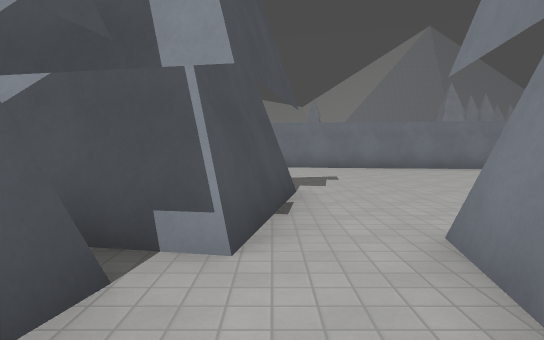
[1] (above)

24 first-person views from a walk through a level from a Godot 3-D game. The camera is 1.4 m above the floor, tilts 4° down and sees 75° across. The floor is counted in squares, 2 m on a side. Each view is taken from the middle of a square. On the plan, view 1 faces up. The plan holds only what a view shows up to about 11 squares ahead; the rest is blank. The place goes on beyond the plan. Surface patterns are stand-ins for the level's own textures.

[2]
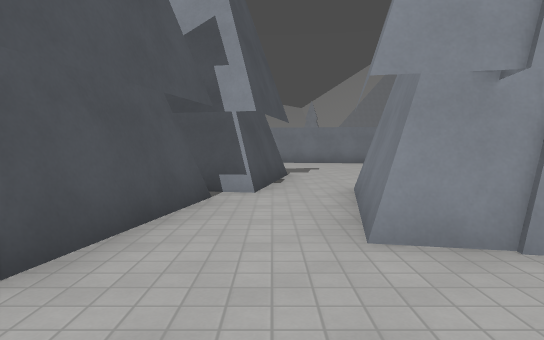

[3]
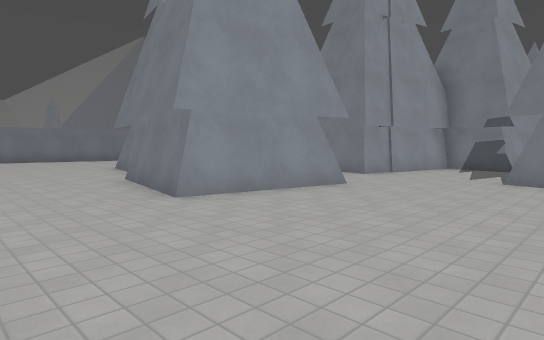

[4]
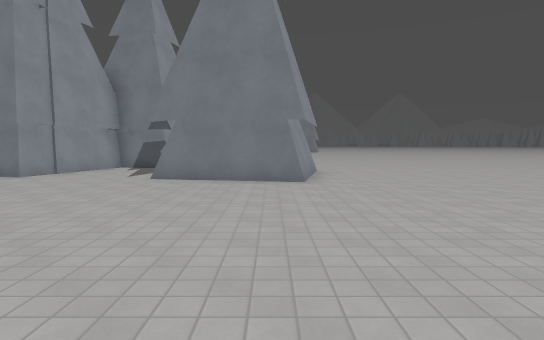

[5]
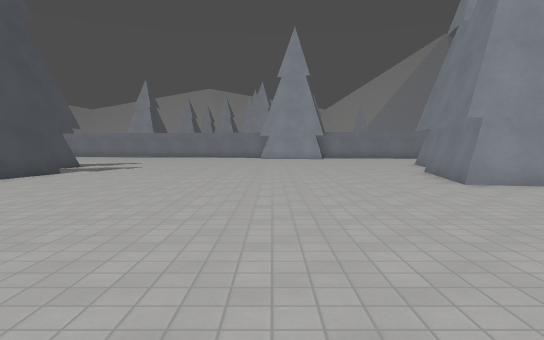

[6]
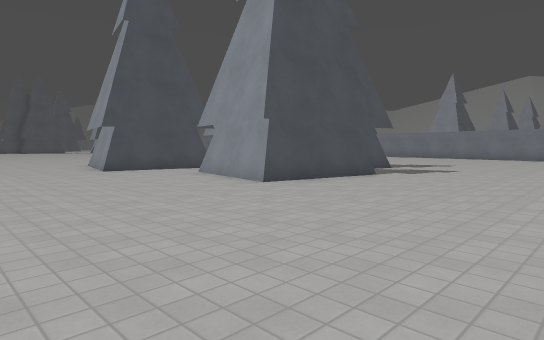

[7]
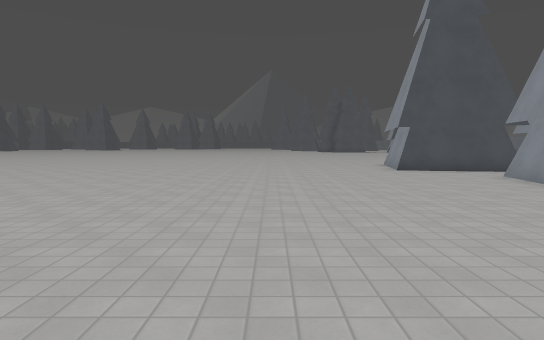

[8]
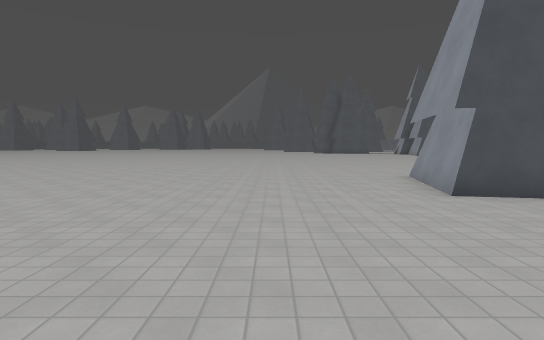

[9]
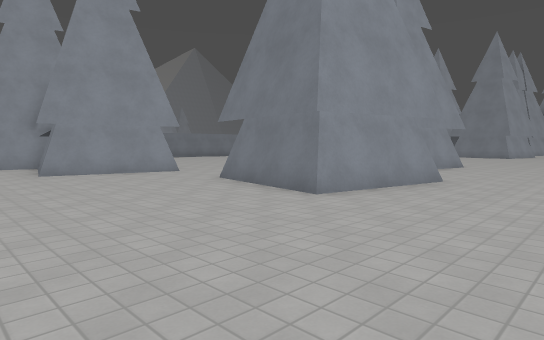

[10]
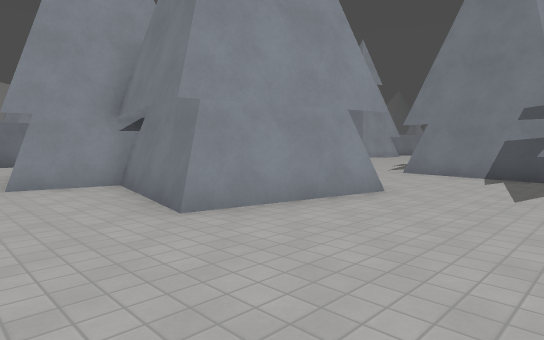

[11]
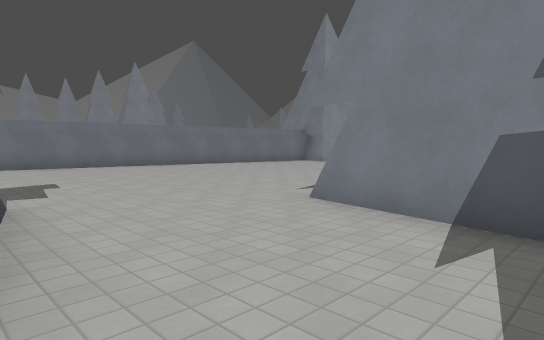

[12]
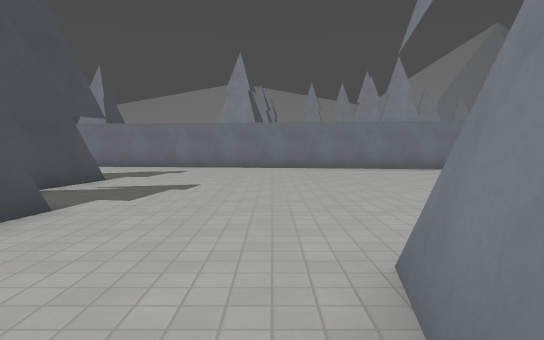

[13]
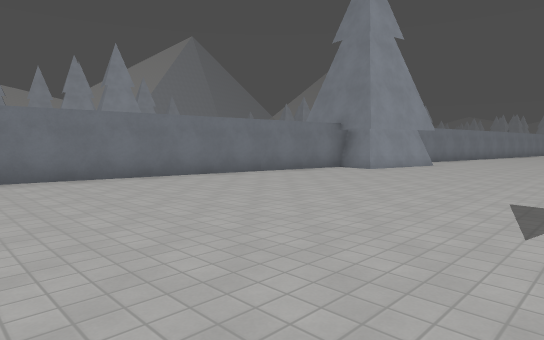

[14]
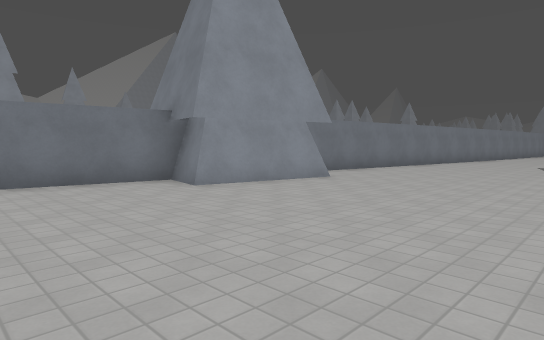

[15]
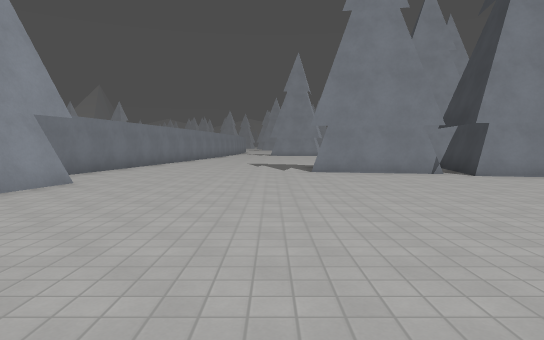

[16]
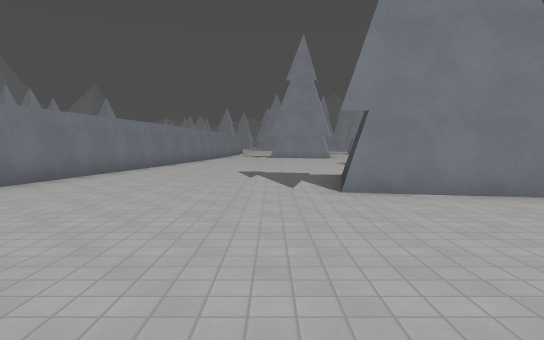

[17]
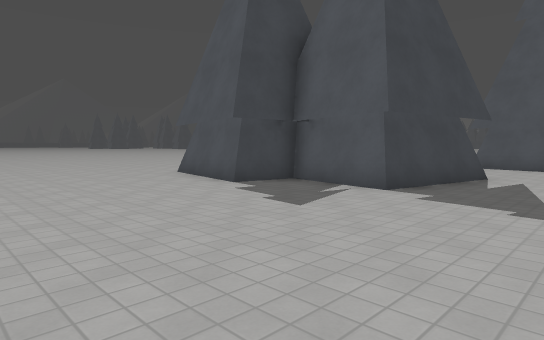

[18]
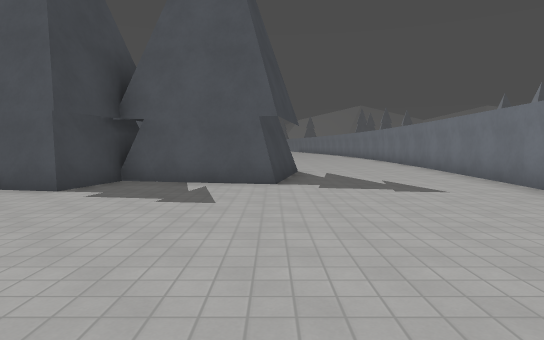

[19]
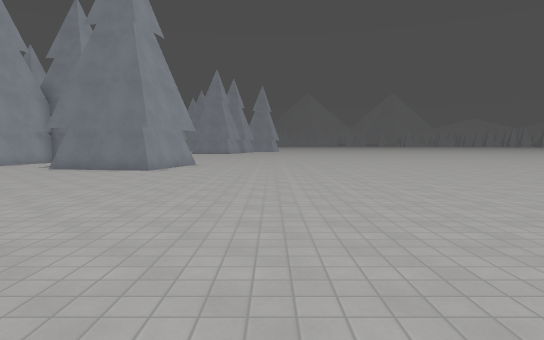

[20]
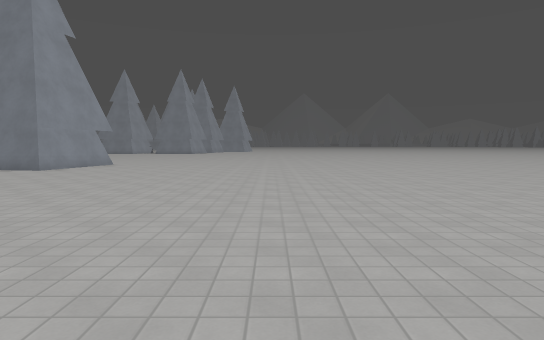

[21]
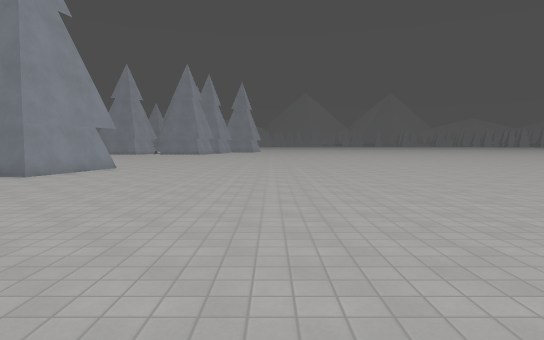

[22]
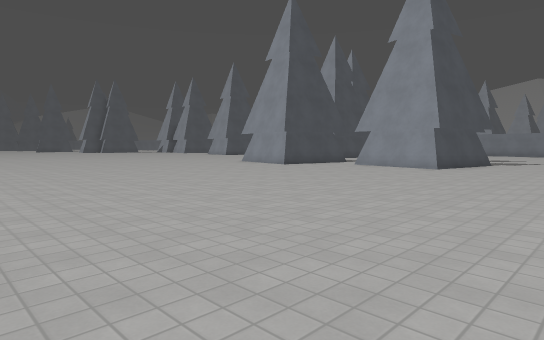

[23]
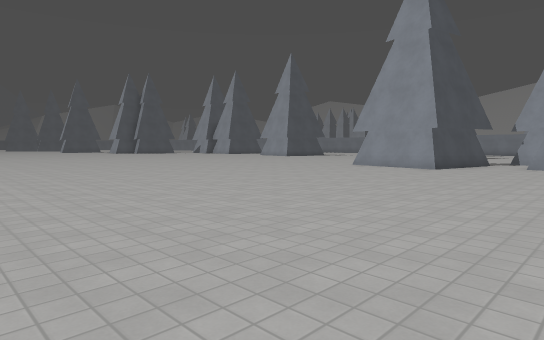

[24]
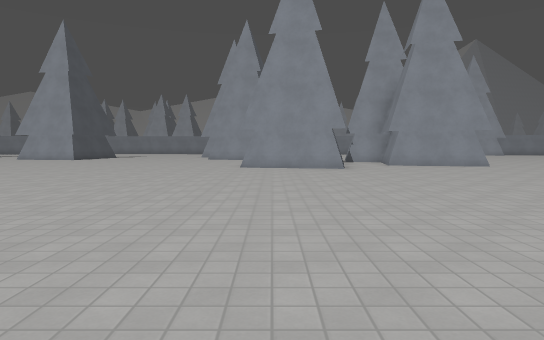

### Floor plan
Points are (right, up) in squares from view 1. A wall is a line through its corners. A room is listed if a view was taken in it or the views show most of it. See-through windows are left out.
Room 1 (view 1)
walls: (-1, 1.6) (-1.3, -0.3); (0.8, -0.5) (1.4, 2.6); (1.1, -0.5) (1.5, 1.6)
ways out: opening at (0.5, 1) to room 2
Room 2 (views 2, 3, 4, 5, 6, 7, 8, 9, 10, 11, 12, 13, 14, 15, 16, 17, 18, 19, 20, 21, 22, 23, 24)
walls: (-13.7, -1.3) (-16.6, -0.7); (-19, -2.4) (-21.6, -1.9); (-18.4, 0.6) (-18.9, -2.2) (-21, -1.8); (-17.7, 2.1) (-17.2, 4.8) (-14.3, 4.2) (-14.8, 2) (-13.4, 1.7) (-14, -1.3); (-21.7, -1.6) (-21.2, 1.2); (-3.3, 2.8) (-2.6, 5.8) (0.2, 5.3) (-0.4, 2.4); (-1.3, -0.3) (-1.5, -1.2) (-4.4, -0.7) (-3.9, 2.2) (-1, 1.6); (-21.1, 3.9) (-23.6, 4.4); (1.9, -0.5) (0.7, -0.3); (-23.9, 4.4) (-23.3, 7.3) (-25.1, 7.7); (2.8, -7.1) (-0.1, -6.5) (0.5, -3.6); (-22.9, 7.1) (-20.5, 6.6) (-21.1, 3.7); (3.9, -2.7) (4.2, -1.2); (-5.5, 10.8) (-8.5, 11.4) (-8.2, 12.5) (-19.5, 14.3); (4.5, -2.9) (4, -2.8) (4.4, -1.2); (4.4, -1) (2.4, -0.6); (-24.4, 10.6) (-21.5, 10) (-22.1, 7); (-20.5, 14.4) (-21.1, 14.5); (-21.1, 14.3) (-26, 14.7); (4.6, 10.5) (-4.5, 11.9)
low walls: (-21.1, 3.7) (-23.5, 4.1); (4.4, -1.2) (0.8, -0.5)
ways out: opening at (0.5, 1) to room 1; gap at (-17.5, 0)

Where each view was taken, in squares from view 1:
view 1: 0 up, 0 right, facing up
view 2: 3 down, 0 right, facing up
view 3: 5 down, 7 left, facing up-right
view 4: 6 down, 7 left, facing right
view 5: 7 down, 8 left, facing up
view 6: 6 down, 9 left, facing up-left
view 7: 6 down, 9 left, facing left
view 8: 5 down, 14 left, facing left
view 9: 5 down, 26 left, facing up-right
view 10: 1 up, 26 left, facing up-right
view 11: 2 up, 21 left, facing up-right
view 12: 3 up, 18 left, facing up
view 13: 6 up, 18 left, facing up-right
view 14: 6 up, 12 left, facing up-right
view 15: 7 up, 12 left, facing right
view 16: 7 up, 8 left, facing right
view 17: 7 up, 9 left, facing down-left
view 18: 10 up, 15 left, facing left
view 19: 10 down, 10 left, facing right
view 20: 13 down, 10 left, facing right
view 21: 12 down, 8 left, facing right
view 22: 12 down, 10 left, facing up-left
view 23: 13 down, 15 left, facing up-left
view 24: 13 down, 21 left, facing up
